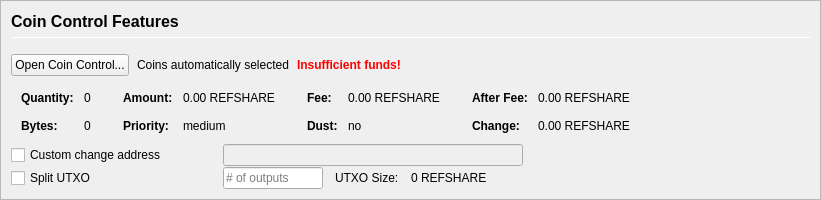
         <widget class="QFrame" name="frameCoinControl">
          <property name="sizePolicy">
           <sizepolicy hsizetype="Expanding" vsizetype="Expanding">
            <horstretch>0</horstretch>
            <verstretch>0</verstretch>
           </sizepolicy>
          </property>
          <property name="maximumSize">
           <size>
            <width>16777215</width>
            <height>16777215</height>
           </size>
          </property>
          <property name="frameShape">
           <enum>QFrame::StyledPanel</enum>
          </property>
          <property name="frameShadow">
           <enum>QFrame::Sunken</enum>
          </property>
          <layout class="QVBoxLayout" name="verticalLayoutCoinControl2">
           <property name="spacing">
            <number>0</number>
           </property>
           <property name="leftMargin">
            <number>0</number>
           </property>
           <property name="topMargin">
            <number>0</number>
           </property>
           <property name="rightMargin">
            <number>0</number>
           </property>
           <property name="bottomMargin">
            <number>0</number>
           </property>
           <item>
            <widget class="QFrame" name="frameCoinControl_BG">
             <layout class="QVBoxLayout" name="verticalLayoutCoinControl" stretch="0,0,0,0,0,0">
              <property name="spacing">
               <number>1</number>
              </property>
              <property name="leftMargin">
               <number>10</number>
              </property>
              <property name="topMargin">
               <number>10</number>
              </property>
              <item>
               <layout class="QHBoxLayout" name="horizontalLayoutCoinControl1">
                <property name="bottomMargin">
                 <number>15</number>
                </property>
                <item>
                 <layout class="QVBoxLayout" name="verticalLayout_3">
                  <property name="spacing">
                   <number>6</number>
                  </property>
                  <item>
                   <widget class="QLabel" name="labelCoinControlFeatures">
                    <property name="sizePolicy">
                     <sizepolicy hsizetype="Preferred" vsizetype="Maximum">
                      <horstretch>0</horstretch>
                      <verstretch>0</verstretch>
                     </sizepolicy>
                    </property>
                    <property name="minimumSize">
                     <size>
                      <width>0</width>
                      <height>20</height>
                     </size>
                    </property>
                    <property name="font">
                     <font>
                      <pointsize>12</pointsize>
                      <weight>75</weight>
                      <bold>true</bold>
                     </font>
                    </property>
                    <property name="styleSheet">
                     <string notr="true">font-weight:bold;</string>
                    </property>
                    <property name="text">
                     <string>Coin Control Features</string>
                    </property>
                   </widget>
                  </item>
                  <item>
                   <widget class="Line" name="line">
                    <property name="minimumSize">
                     <size>
                      <width>0</width>
                      <height>1</height>
                     </size>
                    </property>
                    <property name="maximumSize">
                     <size>
                      <width>16777215</width>
                      <height>1</height>
                     </size>
                    </property>
                    <property name="orientation">
                     <enum>Qt::Horizontal</enum>
                    </property>
                   </widget>
                  </item>
                 </layout>
                </item>
               </layout>
              </item>
              <item>
               <layout class="QHBoxLayout" name="horizontalLayoutCoinControl2" stretch="0,0,0,0">
                <property name="spacing">
                 <number>8</number>
                </property>
                <property name="bottomMargin">
                 <number>10</number>
                </property>
                <item>
                 <widget class="QPushButton" name="pushButtonCoinControl">
                  <property name="styleSheet">
                   <string notr="true"/>
                  </property>
                  <property name="text">
                   <string>Open Coin Control...</string>
                  </property>
                  <property name="autoDefault">
                   <bool>false</bool>
                  </property>
                 </widget>
                </item>
                <item>
                 <widget class="QLabel" name="labelCoinControlAutomaticallySelected">
                  <property name="text">
                   <string>Coins automatically selected</string>
                  </property>
                  <property name="margin">
                   <number>5</number>
                  </property>
                 </widget>
                </item>
                <item>
                 <widget class="QLabel" name="labelCoinControlInsuffFunds">
                  <property name="font">
                   <font>
                    <weight>75</weight>
                    <bold>true</bold>
                   </font>
                  </property>
                  <property name="styleSheet">
                   <string notr="true">color:red;font-weight:bold;</string>
                  </property>
                  <property name="text">
                   <string>Insufficient funds!</string>
                  </property>
                  <property name="margin">
                   <number>5</number>
                  </property>
                 </widget>
                </item>
                <item>
                 <spacer name="horizontalSpacerCoinControl">
                  <property name="orientation">
                   <enum>Qt::Horizontal</enum>
                  </property>
                  <property name="sizeHint" stdset="0">
                   <size>
                    <width>40</width>
                    <height>1</height>
                   </size>
                  </property>
                 </spacer>
                </item>
               </layout>
              </item>
              <item>
               <widget class="QWidget" name="widgetCoinControl" native="true">
                <property name="sizePolicy">
                 <sizepolicy hsizetype="Preferred" vsizetype="Preferred">
                  <horstretch>0</horstretch>
                  <verstretch>0</verstretch>
                 </sizepolicy>
                </property>
                <property name="minimumSize">
                 <size>
                  <width>0</width>
                  <height>0</height>
                 </size>
                </property>
                <property name="styleSheet">
                 <string notr="true"/>
                </property>
                <layout class="QHBoxLayout" name="horizontalLayoutCoinControl5">
                 <property name="leftMargin">
                  <number>0</number>
                 </property>
                 <property name="topMargin">
                  <number>0</number>
                 </property>
                 <property name="rightMargin">
                  <number>0</number>
                 </property>
                 <property name="bottomMargin">
                  <number>0</number>
                 </property>
                 <item>
                  <layout class="QHBoxLayout" name="horizontalLayoutCoinControl3" stretch="0,0,0,1">
                   <property name="spacing">
                    <number>20</number>
                   </property>
                   <property name="topMargin">
                    <number>0</number>
                   </property>
                   <property name="bottomMargin">
                    <number>10</number>
                   </property>
                   <item>
                    <layout class="QFormLayout" name="formLayoutCoinControl1">
                     <property name="horizontalSpacing">
                      <number>10</number>
                     </property>
                     <property name="verticalSpacing">
                      <number>14</number>
                     </property>
                     <property name="leftMargin">
                      <number>10</number>
                     </property>
                     <property name="topMargin">
                      <number>4</number>
                     </property>
                     <property name="rightMargin">
                      <number>6</number>
                     </property>
                     <item row="0" column="0">
                      <widget class="QLabel" name="labelCoinControlQuantityText">
                       <property name="font">
                        <font>
                         <weight>75</weight>
                         <bold>true</bold>
                        </font>
                       </property>
                       <property name="text">
                        <string>Quantity:</string>
                       </property>
                       <property name="margin">
                        <number>0</number>
                       </property>
                      </widget>
                     </item>
                     <item row="0" column="1">
                      <widget class="QLabel" name="labelCoinControlQuantity">
                       <property name="cursor">
                        <cursorShape>IBeamCursor</cursorShape>
                       </property>
                       <property name="contextMenuPolicy">
                        <enum>Qt::ActionsContextMenu</enum>
                       </property>
                       <property name="text">
                        <string notr="true">0</string>
                       </property>
                       <property name="margin">
                        <number>0</number>
                       </property>
                       <property name="textInteractionFlags">
                        <set>Qt::LinksAccessibleByMouse|Qt::TextSelectableByKeyboard|Qt::TextSelectableByMouse</set>
                       </property>
                      </widget>
                     </item>
                     <item row="1" column="0">
                      <widget class="QLabel" name="labelCoinControlBytesText">
                       <property name="font">
                        <font>
                         <weight>75</weight>
                         <bold>true</bold>
                        </font>
                       </property>
                       <property name="text">
                        <string>Bytes:</string>
                       </property>
                      </widget>
                     </item>
                     <item row="1" column="1">
                      <widget class="QLabel" name="labelCoinControlBytes">
                       <property name="cursor">
                        <cursorShape>IBeamCursor</cursorShape>
                       </property>
                       <property name="contextMenuPolicy">
                        <enum>Qt::ActionsContextMenu</enum>
                       </property>
                       <property name="text">
                        <string notr="true">0</string>
                       </property>
                       <property name="textInteractionFlags">
                        <set>Qt::LinksAccessibleByMouse|Qt::TextSelectableByKeyboard|Qt::TextSelectableByMouse</set>
                       </property>
                      </widget>
                     </item>
                    </layout>
                   </item>
                   <item>
                    <layout class="QFormLayout" name="formLayoutCoinControl2">
                     <property name="horizontalSpacing">
                      <number>10</number>
                     </property>
                     <property name="verticalSpacing">
                      <number>14</number>
                     </property>
                     <property name="leftMargin">
                      <number>6</number>
                     </property>
                     <property name="topMargin">
                      <number>4</number>
                     </property>
                     <property name="rightMargin">
                      <number>6</number>
                     </property>
                     <item row="0" column="0">
                      <widget class="QLabel" name="labelCoinControlAmountText">
                       <property name="font">
                        <font>
                         <weight>75</weight>
                         <bold>true</bold>
                        </font>
                       </property>
                       <property name="text">
                        <string>Amount:</string>
                       </property>
                       <property name="margin">
                        <number>0</number>
                       </property>
                      </widget>
                     </item>
                     <item row="0" column="1">
                      <widget class="QLabel" name="labelCoinControlAmount">
                       <property name="cursor">
                        <cursorShape>IBeamCursor</cursorShape>
                       </property>
                       <property name="contextMenuPolicy">
                        <enum>Qt::ActionsContextMenu</enum>
                       </property>
                       <property name="text">
                        <string notr="true">0.00 REFSHARE</string>
                       </property>
                       <property name="textInteractionFlags">
                        <set>Qt::LinksAccessibleByMouse|Qt::TextSelectableByKeyboard|Qt::TextSelectableByMouse</set>
                       </property>
                      </widget>
                     </item>
                     <item row="1" column="0">
                      <widget class="QLabel" name="labelCoinControlPriorityText">
                       <property name="font">
                        <font>
                         <weight>75</weight>
                         <bold>true</bold>
                        </font>
                       </property>
                       <property name="text">
                        <string>Priority:</string>
                       </property>
                      </widget>
                     </item>
                     <item row="1" column="1">
                      <widget class="QLabel" name="labelCoinControlPriority">
                       <property name="cursor">
                        <cursorShape>IBeamCursor</cursorShape>
                       </property>
                       <property name="contextMenuPolicy">
                        <enum>Qt::ActionsContextMenu</enum>
                       </property>
                       <property name="text">
                        <string>medium</string>
                       </property>
                       <property name="textInteractionFlags">
                        <set>Qt::LinksAccessibleByMouse|Qt::TextSelectableByKeyboard|Qt::TextSelectableByMouse</set>
                       </property>
                      </widget>
                     </item>
                    </layout>
                   </item>
                   <item>
                    <layout class="QFormLayout" name="formLayoutCoinControl3">
                     <property name="horizontalSpacing">
                      <number>10</number>
                     </property>
                     <property name="verticalSpacing">
                      <number>14</number>
                     </property>
                     <property name="leftMargin">
                      <number>6</number>
                     </property>
                     <property name="topMargin">
                      <number>4</number>
                     </property>
                     <property name="rightMargin">
                      <number>6</number>
                     </property>
                     <item row="0" column="0">
                      <widget class="QLabel" name="labelCoinControlFeeText">
                       <property name="font">
                        <font>
                         <weight>75</weight>
                         <bold>true</bold>
                        </font>
                       </property>
                       <property name="text">
                        <string>Fee:</string>
                       </property>
                       <property name="margin">
                        <number>0</number>
                       </property>
                      </widget>
                     </item>
                     <item row="0" column="1">
                      <widget class="QLabel" name="labelCoinControlFee">
                       <property name="cursor">
                        <cursorShape>IBeamCursor</cursorShape>
                       </property>
                       <property name="contextMenuPolicy">
                        <enum>Qt::ActionsContextMenu</enum>
                       </property>
                       <property name="text">
                        <string notr="true">0.00 REFSHARE</string>
                       </property>
                       <property name="textInteractionFlags">
                        <set>Qt::LinksAccessibleByMouse|Qt::TextSelectableByKeyboard|Qt::TextSelectableByMouse</set>
                       </property>
                      </widget>
                     </item>
                     <item row="1" column="0">
                      <widget class="QLabel" name="labelCoinControlLowOutputText">
                       <property name="font">
                        <font>
                         <weight>75</weight>
                         <bold>true</bold>
                        </font>
                       </property>
                       <property name="text">
                        <string>Dust:</string>
                       </property>
                      </widget>
                     </item>
                     <item row="1" column="1">
                      <widget class="QLabel" name="labelCoinControlLowOutput">
                       <property name="cursor">
                        <cursorShape>IBeamCursor</cursorShape>
                       </property>
                       <property name="contextMenuPolicy">
                        <enum>Qt::ActionsContextMenu</enum>
                       </property>
                       <property name="text">
                        <string>no</string>
                       </property>
                       <property name="textInteractionFlags">
                        <set>Qt::LinksAccessibleByMouse|Qt::TextSelectableByKeyboard|Qt::TextSelectableByMouse</set>
                       </property>
                      </widget>
                     </item>
                    </layout>
                   </item>
                   <item>
                    <layout class="QFormLayout" name="formLayoutCoinControl4">
                     <property name="horizontalSpacing">
                      <number>10</number>
                     </property>
                     <property name="verticalSpacing">
                      <number>14</number>
                     </property>
                     <property name="leftMargin">
                      <number>6</number>
                     </property>
                     <property name="topMargin">
                      <number>4</number>
                     </property>
                     <property name="rightMargin">
                      <number>6</number>
                     </property>
                     <item row="0" column="0">
                      <widget class="QLabel" name="labelCoinControlAfterFeeText">
                       <property name="font">
                        <font>
                         <weight>75</weight>
                         <bold>true</bold>
                        </font>
                       </property>
                       <property name="text">
                        <string>After Fee:</string>
                       </property>
                       <property name="margin">
                        <number>0</number>
                       </property>
                      </widget>
                     </item>
                     <item row="0" column="1">
                      <widget class="QLabel" name="labelCoinControlAfterFee">
                       <property name="cursor">
                        <cursorShape>IBeamCursor</cursorShape>
                       </property>
                       <property name="contextMenuPolicy">
                        <enum>Qt::ActionsContextMenu</enum>
                       </property>
                       <property name="text">
                        <string notr="true">0.00 REFSHARE</string>
                       </property>
                       <property name="textInteractionFlags">
                        <set>Qt::LinksAccessibleByMouse|Qt::TextSelectableByKeyboard|Qt::TextSelectableByMouse</set>
                       </property>
                      </widget>
                     </item>
                     <item row="1" column="0">
                      <widget class="QLabel" name="labelCoinControlChangeText">
                       <property name="font">
                        <font>
                         <weight>75</weight>
                         <bold>true</bold>
                        </font>
                       </property>
                       <property name="text">
                        <string>Change:</string>
                       </property>
                      </widget>
                     </item>
                     <item row="1" column="1">
                      <widget class="QLabel" name="labelCoinControlChange">
                       <property name="cursor">
                        <cursorShape>IBeamCursor</cursorShape>
                       </property>
                       <property name="contextMenuPolicy">
                        <enum>Qt::ActionsContextMenu</enum>
                       </property>
                       <property name="text">
                        <string notr="true">0.00 REFSHARE</string>
                       </property>
                       <property name="textInteractionFlags">
                        <set>Qt::LinksAccessibleByMouse|Qt::TextSelectableByKeyboard|Qt::TextSelectableByMouse</set>
                       </property>
                      </widget>
                     </item>
                    </layout>
                   </item>
                  </layout>
                 </item>
                </layout>
               </widget>
              </item>
              <item>
               <layout class="QHBoxLayout" name="horizontalLayoutCoinControl4">
                <property name="spacing">
                 <number>12</number>
                </property>
                <property name="sizeConstraint">
                 <enum>QLayout::SetDefaultConstraint</enum>
                </property>
                <property name="topMargin">
                 <number>0</number>
                </property>
                <property name="rightMargin">
                 <number>0</number>
                </property>
                <item>
                 <widget class="QCheckBox" name="checkBoxCoinControlChange">
                  <property name="sizePolicy">
                   <sizepolicy hsizetype="Preferred" vsizetype="Preferred">
                    <horstretch>0</horstretch>
                    <verstretch>0</verstretch>
                   </sizepolicy>
                  </property>
                  <property name="minimumSize">
                   <size>
                    <width>200</width>
                    <height>0</height>
                   </size>
                  </property>
                  <property name="maximumSize">
                   <size>
                    <width>200</width>
                    <height>16777215</height>
                   </size>
                  </property>
                  <property name="toolTip">
                   <string>If this is activated, but the change address is empty or invalid, change will be sent to a newly generated address.</string>
                  </property>
                  <property name="text">
                   <string>Custom change address</string>
                  </property>
                 </widget>
                </item>
                <item>
                 <widget class="QValidatedLineEdit" name="lineEditCoinControlChange">
                  <property name="enabled">
                   <bool>false</bool>
                  </property>
                  <property name="sizePolicy">
                   <sizepolicy hsizetype="Preferred" vsizetype="Preferred">
                    <horstretch>0</horstretch>
                    <verstretch>0</verstretch>
                   </sizepolicy>
                  </property>
                  <property name="minimumSize">
                   <size>
                    <width>300</width>
                    <height>0</height>
                   </size>
                  </property>
                 </widget>
                </item>
                <item>
                 <widget class="QLabel" name="labelCoinControlChangeLabel">
                  <property name="sizePolicy">
                   <sizepolicy hsizetype="Preferred" vsizetype="Preferred">
                    <horstretch>0</horstretch>
                    <verstretch>0</verstretch>
                   </sizepolicy>
                  </property>
                  <property name="minimumSize">
                   <size>
                    <width>100</width>
                    <height>0</height>
                   </size>
                  </property>
                  <property name="text">
                   <string/>
                  </property>
                  <property name="margin">
                   <number>3</number>
                  </property>
                 </widget>
                </item>
               </layout>
              </item>
              <item>
               <layout class="QHBoxLayout" name="horizontalLayoutCoinControl6">
                <property name="spacing">
                 <number>12</number>
                </property>
                <property name="rightMargin">
                 <number>0</number>
                </property>
                <item>
                 <widget class="QCheckBox" name="splitBlockCheckBox">
                  <property name="sizePolicy">
                   <sizepolicy hsizetype="Preferred" vsizetype="Preferred">
                    <horstretch>0</horstretch>
                    <verstretch>0</verstretch>
                   </sizepolicy>
                  </property>
                  <property name="minimumSize">
                   <size>
                    <width>200</width>
                    <height>0</height>
                   </size>
                  </property>
                  <property name="maximumSize">
                   <size>
                    <width>200</width>
                    <height>16777215</height>
                   </size>
                  </property>
                  <property name="text">
                   <string>Split UTXO</string>
                  </property>
                 </widget>
                </item>
                <item>
                 <widget class="QLineEdit" name="splitBlockLineEdit">
                  <property name="sizePolicy">
                   <sizepolicy hsizetype="Preferred" vsizetype="Preferred">
                    <horstretch>50</horstretch>
                    <verstretch>0</verstretch>
                   </sizepolicy>
                  </property>
                  <property name="minimumSize">
                   <size>
                    <width>100</width>
                    <height>0</height>
                   </size>
                  </property>
                  <property name="maximumSize">
                   <size>
                    <width>100</width>
                    <height>16777215</height>
                   </size>
                  </property>
                  <property name="placeholderText">
                   <string># of outputs</string>
                  </property>
                 </widget>
                </item>
                <item>
                 <widget class="QLabel" name="labelBlockSizeText">
                  <property name="text">
                   <string>UTXO Size:</string>
                  </property>
                 </widget>
                </item>
                <item>
                 <widget class="QLabel" name="labelBlockSize">
                  <property name="text">
                   <string>0 REFSHARE</string>
                  </property>
                 </widget>
                </item>
                <item>
                 <spacer name="horizontalSpacer_7">
                  <property name="orientation">
                   <enum>Qt::Horizontal</enum>
                  </property>
                  <property name="sizeHint" stdset="0">
                   <size>
                    <width>40</width>
                    <height>20</height>
                   </size>
                  </property>
                 </spacer>
                </item>
               </layout>
              </item>
              <item>
               <spacer name="verticalSpacerCoinControl">
                <property name="orientation">
                 <enum>Qt::Vertical</enum>
                </property>
                <property name="sizeHint" stdset="0">
                 <size>
                  <width>800</width>
                  <height>1</height>
                 </size>
                </property>
               </spacer>
              </item>
             </layout>
            </widget>
           </item>
          </layout>
         </widget>
